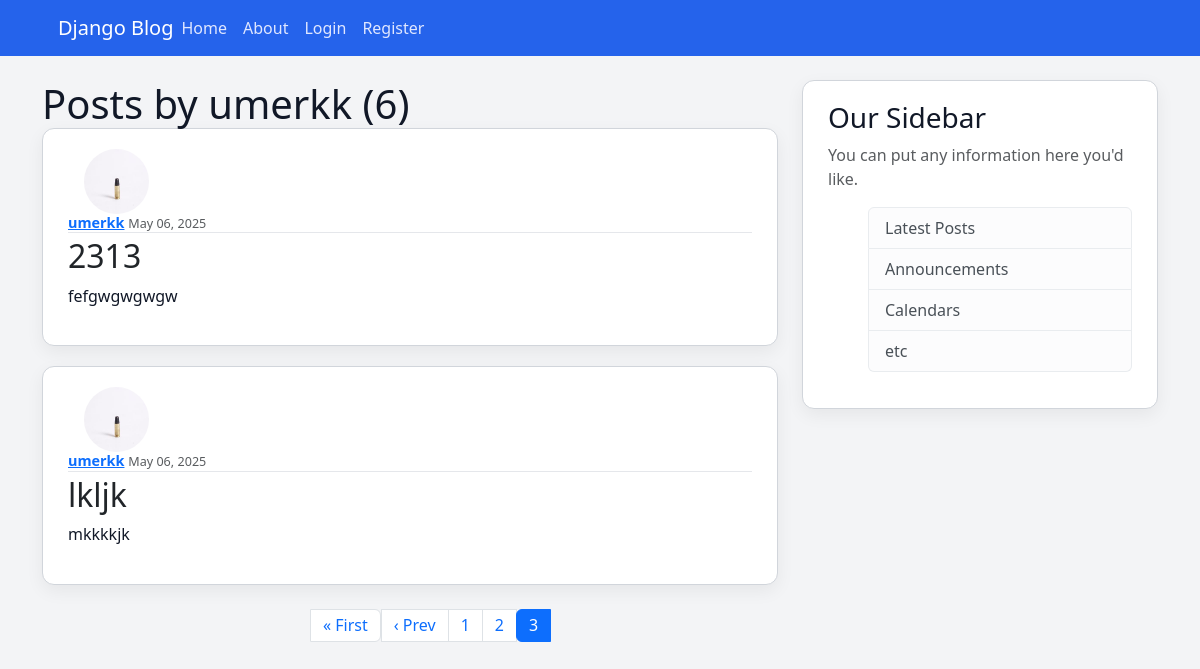
The page /blog/user/umerkk?page=3 on the database its author committed.
### blog/models.py (models this page shows, shortened)
class Post(models.Model):
    title=models.CharField(max_length=100)
    content=models.TextField()
    date_posted=models.DateTimeField(default=timezone.now)
    author=models.ForeignKey(User, on_delete=models.CASCADE)

### users/models.py (models this page shows, shortened)
class Profile(models.Model):
    user= models.OneToOneField(User, on_delete=models.CASCADE)
    image= models.ImageField(default='default.jpg', upload_to='profile_pics')

### blog/views.py (the view)
# urls.py: path('user/<str:username>', UserPostListView.as_view(), name='user-post'),
class UserPostListView(ListView):
    model= Post
    template_name= 'blog/user_posts.html'
    context_object_name= 'posts'
    paginate_by= 2
    def get_queryset(self):
        user= get_object_or_404(User, username=self.kwargs.get('username'))
        return Post.objects.filter(author=user).order_by('-date_posted')

### blog/templates/blog/user_posts.html (shortened to what this page needs)
{% extends "blog/base.html" %}
{% block abs %}
  <h1> Posts by {{ view.kwargs.username }} ({{page_obj.paginator.count}})
  {% for post in posts %}
    <article class="media content-section">
      <img class="rounded-circle article-img me-3" src="{{ post.author.profile.image.url }}">
      <div class="media-body">
        <div class="article-metadata">
          <a class="mr-2 fw-bold" href="{% url 'user-post' post.author.username%}">{{ post.author }}</a>
          <small class="text-muted">{{ post.date_posted|date:"F d, Y" }}</small>
        </div>
        <h2>
          <a class="article-title text-dark text-decoration-none" href="{% url 'post-detail' post.id %}">
            {{ post.title }}
          </a>
        </h2>
        <p class="article-content">{{ post.content }}</p>
      </div>
    </article>
  {% endfor %}
  {% if is_paginated %}
    <nav aria-label="Page navigation">
      <ul class="pagination justify-content-center mt-4">
        {% if page_obj.has_previous %}
          <li class="page-item">
            <a class="page-link" href="?page=1">&laquo; First</a>
          </li>
          <li class="page-item">
            <a class="page-link" href="?page={{ page_obj.previous_page_number }}">‹ Prev</a>
          </li>
        {% endif %}
        {% for num in page_obj.paginator.page_range %}
          {% if num > page_obj.number|add:'-3' and num < page_obj.number|add:'3' %}
            {% if page_obj.number == num %}
              <li class="page-item active" aria-current="page">
                <span class="page-link">{{ num }}</span>
              </li>
            {% else %}
              <li class="page-item">
                <a class="page-link" href="?page={{ num }}">{{ num }}</a>
              </li>
            {% endif %}
          {% endif %}
        {% endfor %}
      </ul>
    </nav>
  {% endif %}
{% endblock abs %}

### blog/static/blog/main.css (style rules this page uses)
body { background: #f3f4f6; color: #1f2937; margin-top: 5rem; font-family: 'Segoe UI', sans-serif; }
h1, h2, h3, h4, h5, h6 { color: #111827; }
.content-section { background: #ffffff; padding: 20px 25px; border: 1px solid #d1d5db; border-radius: 12px; margin-bottom: 20px; box-shadow: 0 6px 18px rgba(0, 0, 0, 0.06); }
.article-title { color: #1e40af; font-weight: 500; }
.article-content { white-space: pre-line; font-size: 1rem; line-height: 1.6; }
.article-img { height: 65px; width: 65px; margin-right: 16px; border-radius: 8px; }
.article-metadata { padding-bottom: 1px; margin-bottom: 4px; border-bottom: 1px solid #e5e7eb; font-size: 0.9rem; color: #6b7280; }

### rows shown on the page
Post: author.profile.image (picture), author "umerkk", date_posted "May 06, 2025", title "2313", content "fefgwgwgwgw"
Post: author.profile.image (picture), author "umerkk", date_posted "May 06, 2025", title "lkljk", content "mkkkkjk"

### other values the page prints
{{ view.kwargs.username }} "umerkk"
{{ page_obj.paginator.count }} "6"
{{ num }} "1" "2"
{{ num }} "3"
